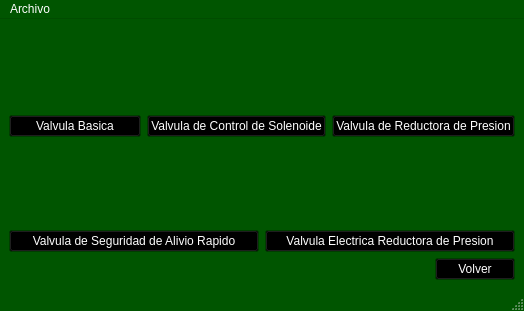
<?xml version="1.0" encoding="UTF-8"?>
<ui version="4.0">
 <class>Agricultores</class>
 <widget class="QMainWindow" name="Agricultores">
  <property name="geometry">
   <rect>
    <x>0</x>
    <y>0</y>
    <width>524</width>
    <height>311</height>
   </rect>
  </property>
  <property name="palette">
   <palette>
    <active>
     <colorrole role="WindowText">
      <brush brushstyle="SolidPattern">
       <color alpha="255">
        <red>255</red>
        <green>255</green>
        <blue>255</blue>
       </color>
      </brush>
     </colorrole>
     <colorrole role="Button">
      <brush brushstyle="SolidPattern">
       <color alpha="255">
        <red>0</red>
        <green>0</green>
        <blue>0</blue>
       </color>
      </brush>
     </colorrole>
     <colorrole role="Light">
      <brush brushstyle="SolidPattern">
       <color alpha="255">
        <red>0</red>
        <green>127</green>
        <blue>0</blue>
       </color>
      </brush>
     </colorrole>
     <colorrole role="Midlight">
      <brush brushstyle="SolidPattern">
       <color alpha="255">
        <red>0</red>
        <green>106</green>
        <blue>0</blue>
       </color>
      </brush>
     </colorrole>
     <colorrole role="Dark">
      <brush brushstyle="SolidPattern">
       <color alpha="255">
        <red>0</red>
        <green>42</green>
        <blue>0</blue>
       </color>
      </brush>
     </colorrole>
     <colorrole role="Mid">
      <brush brushstyle="SolidPattern">
       <color alpha="255">
        <red>0</red>
        <green>56</green>
        <blue>0</blue>
       </color>
      </brush>
     </colorrole>
     <colorrole role="Text">
      <brush brushstyle="SolidPattern">
       <color alpha="255">
        <red>255</red>
        <green>255</green>
        <blue>255</blue>
       </color>
      </brush>
     </colorrole>
     <colorrole role="BrightText">
      <brush brushstyle="SolidPattern">
       <color alpha="255">
        <red>255</red>
        <green>255</green>
        <blue>255</blue>
       </color>
      </brush>
     </colorrole>
     <colorrole role="ButtonText">
      <brush brushstyle="SolidPattern">
       <color alpha="255">
        <red>255</red>
        <green>255</green>
        <blue>255</blue>
       </color>
      </brush>
     </colorrole>
     <colorrole role="Base">
      <brush brushstyle="SolidPattern">
       <color alpha="255">
        <red>0</red>
        <green>0</green>
        <blue>0</blue>
       </color>
      </brush>
     </colorrole>
     <colorrole role="Window">
      <brush brushstyle="SolidPattern">
       <color alpha="255">
        <red>0</red>
        <green>85</green>
        <blue>0</blue>
       </color>
      </brush>
     </colorrole>
     <colorrole role="Shadow">
      <brush brushstyle="SolidPattern">
       <color alpha="255">
        <red>0</red>
        <green>0</green>
        <blue>0</blue>
       </color>
      </brush>
     </colorrole>
     <colorrole role="AlternateBase">
      <brush brushstyle="SolidPattern">
       <color alpha="255">
        <red>0</red>
        <green>42</green>
        <blue>0</blue>
       </color>
      </brush>
     </colorrole>
     <colorrole role="ToolTipBase">
      <brush brushstyle="SolidPattern">
       <color alpha="255">
        <red>255</red>
        <green>255</green>
        <blue>220</blue>
       </color>
      </brush>
     </colorrole>
     <colorrole role="ToolTipText">
      <brush brushstyle="SolidPattern">
       <color alpha="255">
        <red>0</red>
        <green>0</green>
        <blue>0</blue>
       </color>
      </brush>
     </colorrole>
    </active>
    <inactive>
     <colorrole role="WindowText">
      <brush brushstyle="SolidPattern">
       <color alpha="255">
        <red>255</red>
        <green>255</green>
        <blue>255</blue>
       </color>
      </brush>
     </colorrole>
     <colorrole role="Button">
      <brush brushstyle="SolidPattern">
       <color alpha="255">
        <red>0</red>
        <green>0</green>
        <blue>0</blue>
       </color>
      </brush>
     </colorrole>
     <colorrole role="Light">
      <brush brushstyle="SolidPattern">
       <color alpha="255">
        <red>0</red>
        <green>127</green>
        <blue>0</blue>
       </color>
      </brush>
     </colorrole>
     <colorrole role="Midlight">
      <brush brushstyle="SolidPattern">
       <color alpha="255">
        <red>0</red>
        <green>106</green>
        <blue>0</blue>
       </color>
      </brush>
     </colorrole>
     <colorrole role="Dark">
      <brush brushstyle="SolidPattern">
       <color alpha="255">
        <red>0</red>
        <green>42</green>
        <blue>0</blue>
       </color>
      </brush>
     </colorrole>
     <colorrole role="Mid">
      <brush brushstyle="SolidPattern">
       <color alpha="255">
        <red>0</red>
        <green>56</green>
        <blue>0</blue>
       </color>
      </brush>
     </colorrole>
     <colorrole role="Text">
      <brush brushstyle="SolidPattern">
       <color alpha="255">
        <red>255</red>
        <green>255</green>
        <blue>255</blue>
       </color>
      </brush>
     </colorrole>
     <colorrole role="BrightText">
      <brush brushstyle="SolidPattern">
       <color alpha="255">
        <red>255</red>
        <green>255</green>
        <blue>255</blue>
       </color>
      </brush>
     </colorrole>
     <colorrole role="ButtonText">
      <brush brushstyle="SolidPattern">
       <color alpha="255">
        <red>255</red>
        <green>255</green>
        <blue>255</blue>
       </color>
      </brush>
     </colorrole>
     <colorrole role="Base">
      <brush brushstyle="SolidPattern">
       <color alpha="255">
        <red>0</red>
        <green>0</green>
        <blue>0</blue>
       </color>
      </brush>
     </colorrole>
     <colorrole role="Window">
      <brush brushstyle="SolidPattern">
       <color alpha="255">
        <red>0</red>
        <green>85</green>
        <blue>0</blue>
       </color>
      </brush>
     </colorrole>
     <colorrole role="Shadow">
      <brush brushstyle="SolidPattern">
       <color alpha="255">
        <red>0</red>
        <green>0</green>
        <blue>0</blue>
       </color>
      </brush>
     </colorrole>
     <colorrole role="AlternateBase">
      <brush brushstyle="SolidPattern">
       <color alpha="255">
        <red>0</red>
        <green>42</green>
        <blue>0</blue>
       </color>
      </brush>
     </colorrole>
     <colorrole role="ToolTipBase">
      <brush brushstyle="SolidPattern">
       <color alpha="255">
        <red>255</red>
        <green>255</green>
        <blue>220</blue>
       </color>
      </brush>
     </colorrole>
     <colorrole role="ToolTipText">
      <brush brushstyle="SolidPattern">
       <color alpha="255">
        <red>0</red>
        <green>0</green>
        <blue>0</blue>
       </color>
      </brush>
     </colorrole>
    </inactive>
    <disabled>
     <colorrole role="WindowText">
      <brush brushstyle="SolidPattern">
       <color alpha="255">
        <red>0</red>
        <green>42</green>
        <blue>0</blue>
       </color>
      </brush>
     </colorrole>
     <colorrole role="Button">
      <brush brushstyle="SolidPattern">
       <color alpha="255">
        <red>0</red>
        <green>0</green>
        <blue>0</blue>
       </color>
      </brush>
     </colorrole>
     <colorrole role="Light">
      <brush brushstyle="SolidPattern">
       <color alpha="255">
        <red>0</red>
        <green>127</green>
        <blue>0</blue>
       </color>
      </brush>
     </colorrole>
     <colorrole role="Midlight">
      <brush brushstyle="SolidPattern">
       <color alpha="255">
        <red>0</red>
        <green>106</green>
        <blue>0</blue>
       </color>
      </brush>
     </colorrole>
     <colorrole role="Dark">
      <brush brushstyle="SolidPattern">
       <color alpha="255">
        <red>0</red>
        <green>42</green>
        <blue>0</blue>
       </color>
      </brush>
     </colorrole>
     <colorrole role="Mid">
      <brush brushstyle="SolidPattern">
       <color alpha="255">
        <red>0</red>
        <green>56</green>
        <blue>0</blue>
       </color>
      </brush>
     </colorrole>
     <colorrole role="Text">
      <brush brushstyle="SolidPattern">
       <color alpha="255">
        <red>0</red>
        <green>42</green>
        <blue>0</blue>
       </color>
      </brush>
     </colorrole>
     <colorrole role="BrightText">
      <brush brushstyle="SolidPattern">
       <color alpha="255">
        <red>255</red>
        <green>255</green>
        <blue>255</blue>
       </color>
      </brush>
     </colorrole>
     <colorrole role="ButtonText">
      <brush brushstyle="SolidPattern">
       <color alpha="255">
        <red>0</red>
        <green>42</green>
        <blue>0</blue>
       </color>
      </brush>
     </colorrole>
     <colorrole role="Base">
      <brush brushstyle="SolidPattern">
       <color alpha="255">
        <red>0</red>
        <green>85</green>
        <blue>0</blue>
       </color>
      </brush>
     </colorrole>
     <colorrole role="Window">
      <brush brushstyle="SolidPattern">
       <color alpha="255">
        <red>0</red>
        <green>85</green>
        <blue>0</blue>
       </color>
      </brush>
     </colorrole>
     <colorrole role="Shadow">
      <brush brushstyle="SolidPattern">
       <color alpha="255">
        <red>0</red>
        <green>0</green>
        <blue>0</blue>
       </color>
      </brush>
     </colorrole>
     <colorrole role="AlternateBase">
      <brush brushstyle="SolidPattern">
       <color alpha="255">
        <red>0</red>
        <green>85</green>
        <blue>0</blue>
       </color>
      </brush>
     </colorrole>
     <colorrole role="ToolTipBase">
      <brush brushstyle="SolidPattern">
       <color alpha="255">
        <red>255</red>
        <green>255</green>
        <blue>220</blue>
       </color>
      </brush>
     </colorrole>
     <colorrole role="ToolTipText">
      <brush brushstyle="SolidPattern">
       <color alpha="255">
        <red>0</red>
        <green>0</green>
        <blue>0</blue>
       </color>
      </brush>
     </colorrole>
    </disabled>
   </palette>
  </property>
  <property name="windowTitle">
   <string>Panel de Válvulas</string>
  </property>
  <property name="windowIcon">
   <iconset resource="Imagenes.qrc">
    <normaloff>:/new/prefix1/Images/folder_users.ico</normaloff>:/new/prefix1/Images/folder_users.ico</iconset>
  </property>
  <widget class="QWidget" name="centralwidget">
   <layout class="QGridLayout" name="gridLayout">
    <item row="0" column="0">
     <layout class="QVBoxLayout" name="verticalLayout_6">
      <item>
       <layout class="QHBoxLayout" name="horizontalLayout_6">
        <item>
         <layout class="QVBoxLayout" name="verticalLayout">
          <item>
           <layout class="QHBoxLayout" name="horizontalLayout">
            <item>
             <spacer name="horizontalSpacer">
              <property name="orientation">
               <enum>Qt::Horizontal</enum>
              </property>
              <property name="sizeHint" stdset="0">
               <size>
                <width>40</width>
                <height>20</height>
               </size>
              </property>
             </spacer>
            </item>
            <item>
             <widget class="QLabel" name="label">
              <property name="text">
               <string/>
              </property>
              <property name="pixmap">
               <pixmap resource="Imagenes.qrc">:/new/prefix1/Images/Válvula básica(mini).jpg</pixmap>
              </property>
             </widget>
            </item>
            <item>
             <spacer name="horizontalSpacer_2">
              <property name="orientation">
               <enum>Qt::Horizontal</enum>
              </property>
              <property name="sizeHint" stdset="0">
               <size>
                <width>40</width>
                <height>20</height>
               </size>
              </property>
             </spacer>
            </item>
           </layout>
          </item>
          <item>
           <widget class="QPushButton" name="VBasica">
            <property name="text">
             <string>Valvula Basica</string>
            </property>
           </widget>
          </item>
         </layout>
        </item>
        <item>
         <layout class="QVBoxLayout" name="verticalLayout_2">
          <item>
           <layout class="QHBoxLayout" name="horizontalLayout_2">
            <item>
             <spacer name="horizontalSpacer_4">
              <property name="orientation">
               <enum>Qt::Horizontal</enum>
              </property>
              <property name="sizeHint" stdset="0">
               <size>
                <width>40</width>
                <height>20</height>
               </size>
              </property>
             </spacer>
            </item>
            <item>
             <widget class="QLabel" name="label_2">
              <property name="text">
               <string/>
              </property>
              <property name="pixmap">
               <pixmap resource="Imagenes.qrc">:/new/prefix1/Images/Válvula de Control de Soleoide(mini).jpg</pixmap>
              </property>
             </widget>
            </item>
            <item>
             <spacer name="horizontalSpacer_3">
              <property name="orientation">
               <enum>Qt::Horizontal</enum>
              </property>
              <property name="sizeHint" stdset="0">
               <size>
                <width>40</width>
                <height>20</height>
               </size>
              </property>
             </spacer>
            </item>
           </layout>
          </item>
          <item>
           <widget class="QPushButton" name="VCSolenoide">
            <property name="text">
             <string>Valvula de Control de Solenoide</string>
            </property>
           </widget>
          </item>
         </layout>
        </item>
        <item>
         <layout class="QVBoxLayout" name="verticalLayout_3">
          <item>
           <layout class="QHBoxLayout" name="horizontalLayout_3">
            <item>
             <spacer name="horizontalSpacer_5">
              <property name="orientation">
               <enum>Qt::Horizontal</enum>
              </property>
              <property name="sizeHint" stdset="0">
               <size>
                <width>40</width>
                <height>20</height>
               </size>
              </property>
             </spacer>
            </item>
            <item>
             <widget class="QLabel" name="label_3">
              <property name="text">
               <string/>
              </property>
              <property name="pixmap">
               <pixmap resource="Imagenes.qrc">:/new/prefix1/Images/Válvula de Reductora de Presión(mini).jpg</pixmap>
              </property>
             </widget>
            </item>
            <item>
             <spacer name="horizontalSpacer_6">
              <property name="orientation">
               <enum>Qt::Horizontal</enum>
              </property>
              <property name="sizeHint" stdset="0">
               <size>
                <width>40</width>
                <height>20</height>
               </size>
              </property>
             </spacer>
            </item>
           </layout>
          </item>
          <item>
           <widget class="QPushButton" name="VRPresion">
            <property name="text">
             <string>Valvula de Reductora de Presion</string>
            </property>
           </widget>
          </item>
         </layout>
        </item>
       </layout>
      </item>
      <item>
       <layout class="QHBoxLayout" name="horizontalLayout_7">
        <item>
         <layout class="QVBoxLayout" name="verticalLayout_4">
          <item>
           <layout class="QHBoxLayout" name="horizontalLayout_4">
            <item>
             <spacer name="horizontalSpacer_7">
              <property name="orientation">
               <enum>Qt::Horizontal</enum>
              </property>
              <property name="sizeHint" stdset="0">
               <size>
                <width>40</width>
                <height>20</height>
               </size>
              </property>
             </spacer>
            </item>
            <item>
             <widget class="QLabel" name="label_4">
              <property name="text">
               <string/>
              </property>
              <property name="pixmap">
               <pixmap resource="Imagenes.qrc">:/new/prefix1/Images/Válvula de Seguridad de Alivio Rápido(mini).jpg</pixmap>
              </property>
             </widget>
            </item>
            <item>
             <spacer name="horizontalSpacer_8">
              <property name="orientation">
               <enum>Qt::Horizontal</enum>
              </property>
              <property name="sizeHint" stdset="0">
               <size>
                <width>40</width>
                <height>20</height>
               </size>
              </property>
             </spacer>
            </item>
           </layout>
          </item>
          <item>
           <widget class="QPushButton" name="VSAlivio">
            <property name="text">
             <string>Valvula de Seguridad de Alivio Rapido</string>
            </property>
           </widget>
          </item>
         </layout>
        </item>
        <item>
         <layout class="QVBoxLayout" name="verticalLayout_5">
          <item>
           <layout class="QHBoxLayout" name="horizontalLayout_5">
            <item>
             <spacer name="horizontalSpacer_9">
              <property name="orientation">
               <enum>Qt::Horizontal</enum>
              </property>
              <property name="sizeHint" stdset="0">
               <size>
                <width>40</width>
                <height>20</height>
               </size>
              </property>
             </spacer>
            </item>
            <item>
             <widget class="QLabel" name="label_5">
              <property name="text">
               <string/>
              </property>
              <property name="pixmap">
               <pixmap resource="Imagenes.qrc">:/new/prefix1/Images/Válvula eléctrica reductora de presión(mini).jpg</pixmap>
              </property>
             </widget>
            </item>
            <item>
             <spacer name="horizontalSpacer_10">
              <property name="orientation">
               <enum>Qt::Horizontal</enum>
              </property>
              <property name="sizeHint" stdset="0">
               <size>
                <width>40</width>
                <height>20</height>
               </size>
              </property>
             </spacer>
            </item>
           </layout>
          </item>
          <item>
           <widget class="QPushButton" name="VERPresion">
            <property name="text">
             <string>Valvula Electrica Reductora de Presion</string>
            </property>
           </widget>
          </item>
         </layout>
        </item>
       </layout>
      </item>
      <item>
       <layout class="QHBoxLayout" name="horizontalLayout_8">
        <item>
         <spacer name="horizontalSpacer_11">
          <property name="orientation">
           <enum>Qt::Horizontal</enum>
          </property>
          <property name="sizeHint" stdset="0">
           <size>
            <width>40</width>
            <height>20</height>
           </size>
          </property>
         </spacer>
        </item>
        <item>
         <widget class="QPushButton" name="salida">
          <property name="text">
           <string>Volver</string>
          </property>
         </widget>
        </item>
       </layout>
      </item>
     </layout>
    </item>
   </layout>
  </widget>
  <widget class="QMenuBar" name="menubar">
   <property name="geometry">
    <rect>
     <x>0</x>
     <y>0</y>
     <width>524</width>
     <height>20</height>
    </rect>
   </property>
   <widget class="QMenu" name="menuArchivo">
    <property name="title">
     <string>Archivo</string>
    </property>
    <addaction name="actionVer_Base_de_Datos"/>
   </widget>
   <addaction name="menuArchivo"/>
  </widget>
  <widget class="QStatusBar" name="statusbar"/>
  <action name="actionVer_Base_de_Datos">
   <property name="text">
    <string>Ver Base de Datos</string>
   </property>
  </action>
 </widget>
 <resources>
  <include location="Imagenes.qrc"/>
 </resources>
 <connections/>
</ui>
